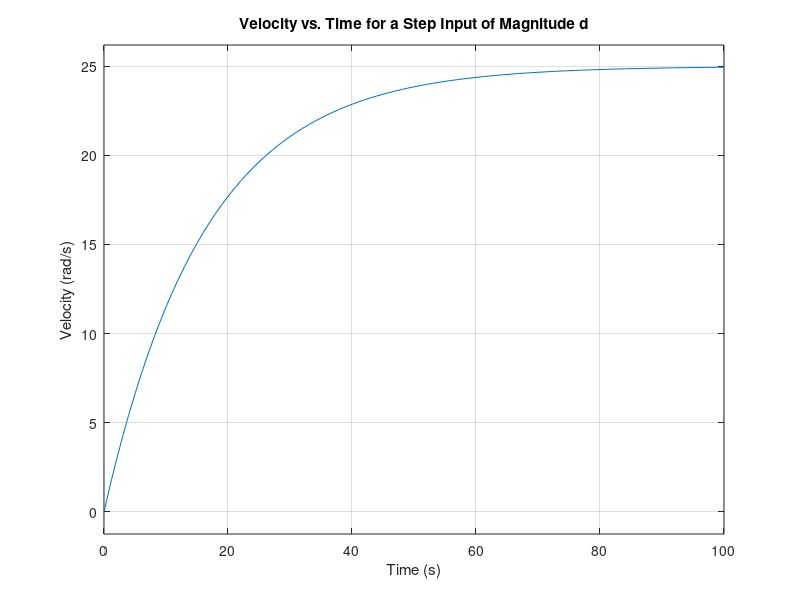
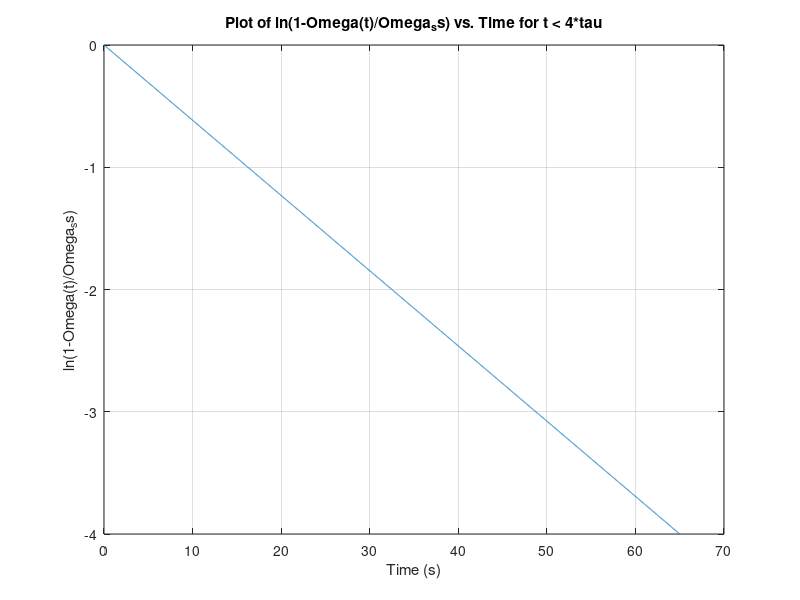

Here is the MATLAB script that generated these plots, in order:
clear, clc, close all;

% Given values for K and tau
K = 25;
tau = 16.25;

% Transfer function G(s) = K / (tau*s + 1)
num = K;
den = [tau 1];
G = tf(num, den);

% Step input magnitude
d = 1; % assuming a step input of 1 Volt

% Part b) Step response for a step input of magnitude d


% Plot the step response - velocity vs. time
figure;
step(G * d);
title('Velocity vs. Time for a Step Input of Magnitude d');
xlabel('Time (s)');
ylabel('Velocity (rad/s)');

% Steady-state speed verification, Omega_ss = K/d
Omega_ss = K / d;
disp(['The steady-state speed is: ', num2str(Omega_ss), ' rad/s'])

% Part c) Plot ln(1-Omega(t)/Omega_ss) vs time for t < 4*tau
small_number = 1e-10;
t = small_number:0.01:4*tau; % time vector from just above 0 to 4*tau
Omega_t = step(G * d, t);
ln_term = log(1 - Omega_t/Omega_ss);

figure;
plot(t, ln_term);
title('Plot of ln(1-Omega(t)/Omega_ss) vs. Time for t < 4*tau');
xlabel('Time (s)');
ylabel('ln(1-Omega(t)/Omega_ss)');
grid on;

% Verifying the slope -1/tau
slope = -1/tau;
disp(['The slope should be approximately: ', num2str(slope)]);
